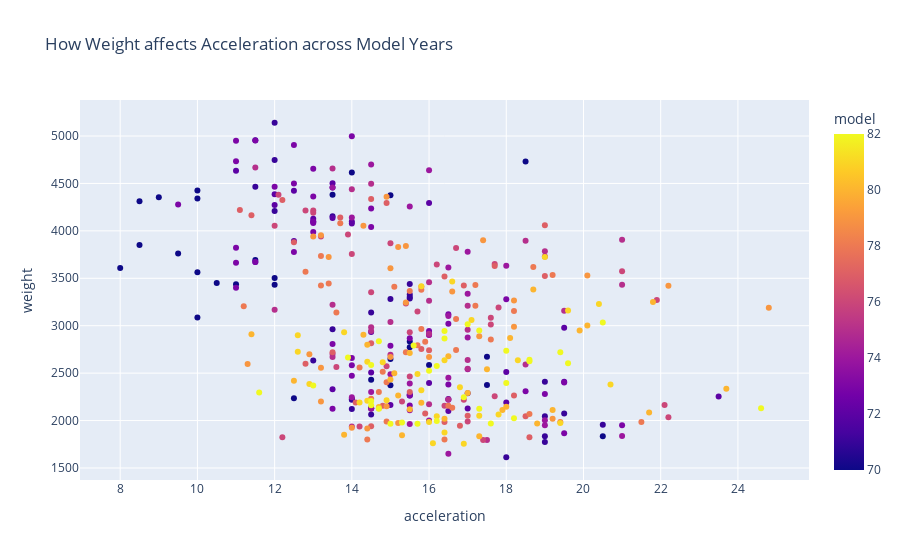

Notebook code cell kept with this figure:
### Code cell
fig = px.scatter(df3,title="How Weight affects Acceleration across Model Years", x='acceleration', y='weight', color='model', hover_data=['vehicle name'])
fig.show()

### Figure 1 — Plotly figure (JSON) as saved in the notebook; plotly's stock layout.template omitted (floating-point values rounded to 4 significant figures; data arrays with more than 128 entries replaced by an {"elided": "..."} marker saying what was removed)
{"data": [{"customdata": {"elided": "398x1 str values"}, "hovertemplate": "acceleration=%{x}<br>weight=%{y}<br>vehicle name=%{customdata[0]}<br>model=%{marker.color}<extra></extra>", "legendgroup": "", "marker": {"color": {"elided": "398 int values"}, "coloraxis": "coloraxis", "symbol": "circle"}, "mode": "markers", "name": "", "orientation": "v", "showlegend": false, "type": "scatter", "x": {"elided": "398 float values"}, "xaxis": "x", "y": {"elided": "398 int values"}, "yaxis": "y"}], "layout": {"coloraxis": {"colorbar": {"title": {"text": "model"}}, "colorscale": [[0, "#0d0887"], [0.1111, "#46039f"], [0.2222, "#7201a8"], [0.3333, "#9c179e"], [0.4444, "#bd3786"], [0.5556, "#d8576b"], [0.6667, "#ed7953"], [0.7778, "#fb9f3a"], [0.8889, "#fdca26"], [1, "#f0f921"]]}, "legend": {"tracegroupgap": 0}, "title": {"text": "How Weight affects Acceleration across Model Years"}, "xaxis": {"anchor": "y", "domain": [0, 1], "title": {"text": "acceleration"}}, "yaxis": {"anchor": "x", "domain": [0, 1], "title": {"text": "weight"}}}}
